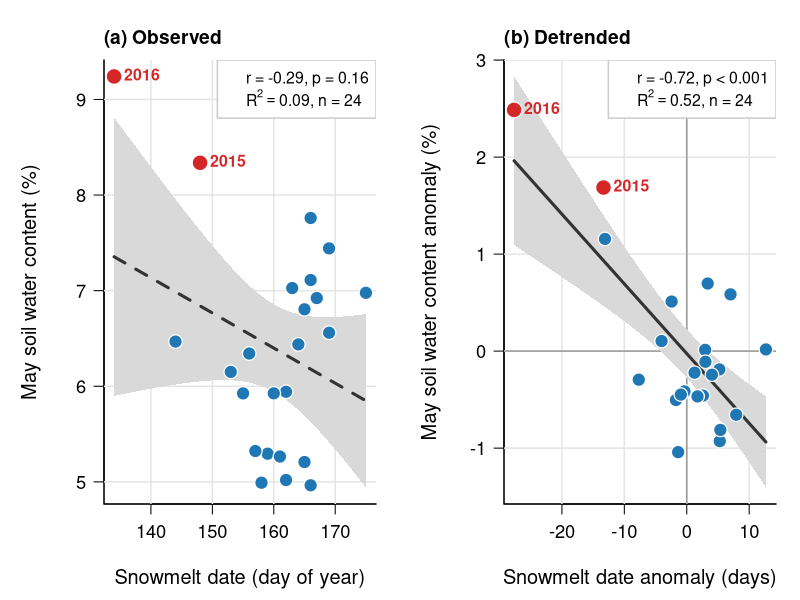
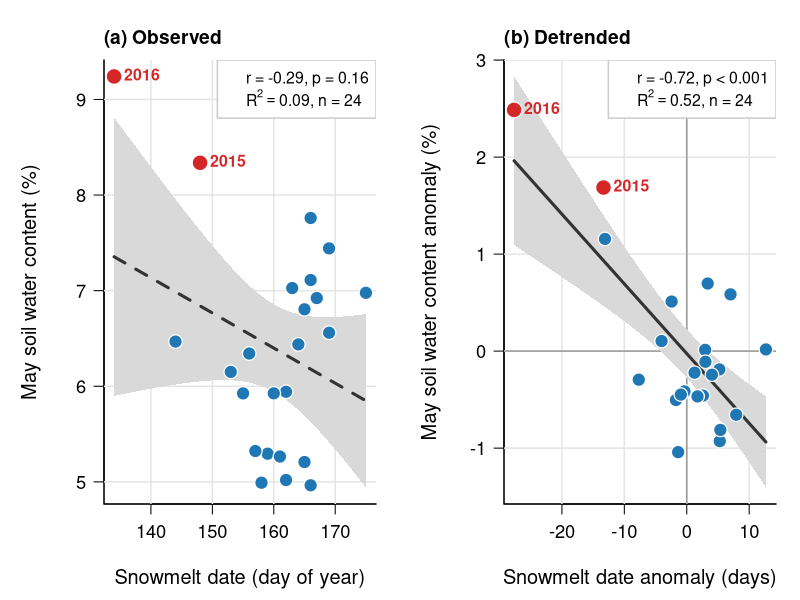

The R source for these figures, in order:
# =============================================================================
# Fig. 4: Snowmelt date vs May soil water content (SWC), US-Brw (Utqiagvik), 2001-2024
#
# (a) observed values; (b) anomalies after removing the linear trend from each
# variable over its own full record. Pearson correlation with 95% CI band;
# sensitivity tests excluding 2016 and 2015-2016, and Spearman rank correlation.
#
# Outputs (written to the working directory):
#   Fig_4_snowmelt_SWCMay.tiff (600 dpi, LZW), Fig_4_snowmelt_SWCMay.pdf,
#   Fig_4_snowmelt_SWCMay_stats.csv
# =============================================================================

dat <- read.csv("TOT_MET_FLX_v2026_11_13_f.csv", check.names = FALSE)

# ---- detrend each variable over its own full record (residuals of y ~ Year)
detrend <- function(year, y) {
  ok <- !is.na(y)
  out <- rep(NA_real_, length(y))
  out[ok] <- resid(lm(y[ok] ~ year[ok]))
  out
}
dat$melt_detr <- detrend(dat$Year, dat$melt_date_NOAA)
dat$swc_detr  <- detrend(dat$Year, dat$SWC_May)

raw <- na.omit(dat[, c("Year", "melt_date_NOAA", "SWC_May")])
det <- na.omit(dat[, c("Year", "melt_detr", "swc_detr")])

# ---- correlations: all years, and sensitivity to the 2015-2016 extremes
cor_row <- function(df, x, y, label) {
  pr <- cor.test(df[[x]], df[[y]], method = "pearson")
  sp <- suppressWarnings(cor.test(df[[x]], df[[y]], method = "spearman"))
  data.frame(Analysis = label, n = nrow(df),
             Pearson_r = unname(pr$estimate), Pearson_p = pr$p.value,
             R2 = unname(pr$estimate)^2,
             Spearman_rho = unname(sp$estimate), Spearman_p = sp$p.value)
}
stats <- rbind(
  cor_row(raw, "melt_date_NOAA", "SWC_May", "Observed, all years"),
  cor_row(det, "melt_detr", "swc_detr", "Detrended, all years"),
  cor_row(det[det$Year != 2016, ], "melt_detr", "swc_detr", "Detrended, excluding 2016"),
  cor_row(det[!det$Year %in% c(2015, 2016), ], "melt_detr", "swc_detr", "Detrended, excluding 2015-2016")
)
write.csv(stats, "Fig_4_snowmelt_SWCMay_stats.csv", row.names = FALSE)
print(format(stats, digits = 3), row.names = FALSE)

# ---- figure
col_pt <- "#1f77b4"; col_hi <- "#d62728"
fmt_p <- function(p) if (p < 0.001) "p < 0.001" else sprintf("p = %.2f", p)

draw_panel <- function(x, y, years, title, xlab, ylab, zero_lines = FALSE) {
  fit <- lm(y ~ x)
  ct  <- cor.test(x, y)
  xx  <- seq(min(x), max(x), length.out = 100)
  pr  <- predict(fit, newdata = data.frame(x = xx), interval = "confidence")
  plot(x, y, type = "n", bty = "l", xlab = xlab, ylab = ylab,
       ylim = range(c(y, pr[, 2:3])))
  grid(col = "grey90", lty = 1)
  if (zero_lines) abline(h = 0, v = 0, col = "grey60")
  polygon(c(xx, rev(xx)), c(pr[, "lwr"], rev(pr[, "upr"])), col = "grey85", border = NA)
  lines(xx, pr[, "fit"], lwd = 3, lty = if (ct$p.value < 0.05) 1 else 2, col = "grey20")
  hi <- years %in% c(2015, 2016)
  points(x[!hi], y[!hi], pch = 21, bg = col_pt, col = "white", cex = 1.8, lwd = 1.2)
  points(x[hi],  y[hi],  pch = 21, bg = col_hi, col = "white", cex = 2.1, lwd = 1.2)
  text(x[hi], y[hi], years[hi], pos = 4, col = col_hi, font = 2, cex = 0.95)
  legend("topright", bty = "o", bg = "white", box.col = "grey80", cex = 0.95,
         legend = c(sprintf("r = %.2f, %s", ct$estimate, fmt_p(ct$p.value)),
                    as.expression(bquote(R^2 == .(sprintf("%.2f", ct$estimate^2)) * ", n = " * .(length(x))))))
  mtext(title, side = 3, adj = 0, line = 0.6, font = 2, cex = 1.15)
}

draw_fig <- function() {
  par(mfrow = c(1, 2), mar = c(4.8, 5.2, 3, 1.2), mgp = c(3.2, 0.9, 0), las = 1,
      cex.axis = 1.1, cex.lab = 1.2, lwd = 1.5)
  draw_panel(raw$melt_date_NOAA, raw$SWC_May, raw$Year, "(a) Observed",
             "Snowmelt date (day of year)", "May soil water content (%)")
  draw_panel(det$melt_detr, det$swc_detr, det$Year, "(b) Detrended",
             "Snowmelt date anomaly (days)", "May soil water content anomaly (%)",
             zero_lines = TRUE)
}

tiff("Fig_4_snowmelt_SWCMay.tiff", width = 17, height = 7.8, units = "in", res = 600,
     compression = "lzw", type = "cairo", pointsize = 20)
draw_fig(); dev.off()
pdf("Fig_4_snowmelt_SWCMay.pdf", width = 17, height = 7.8, pointsize = 20)
draw_fig(); dev.off()
